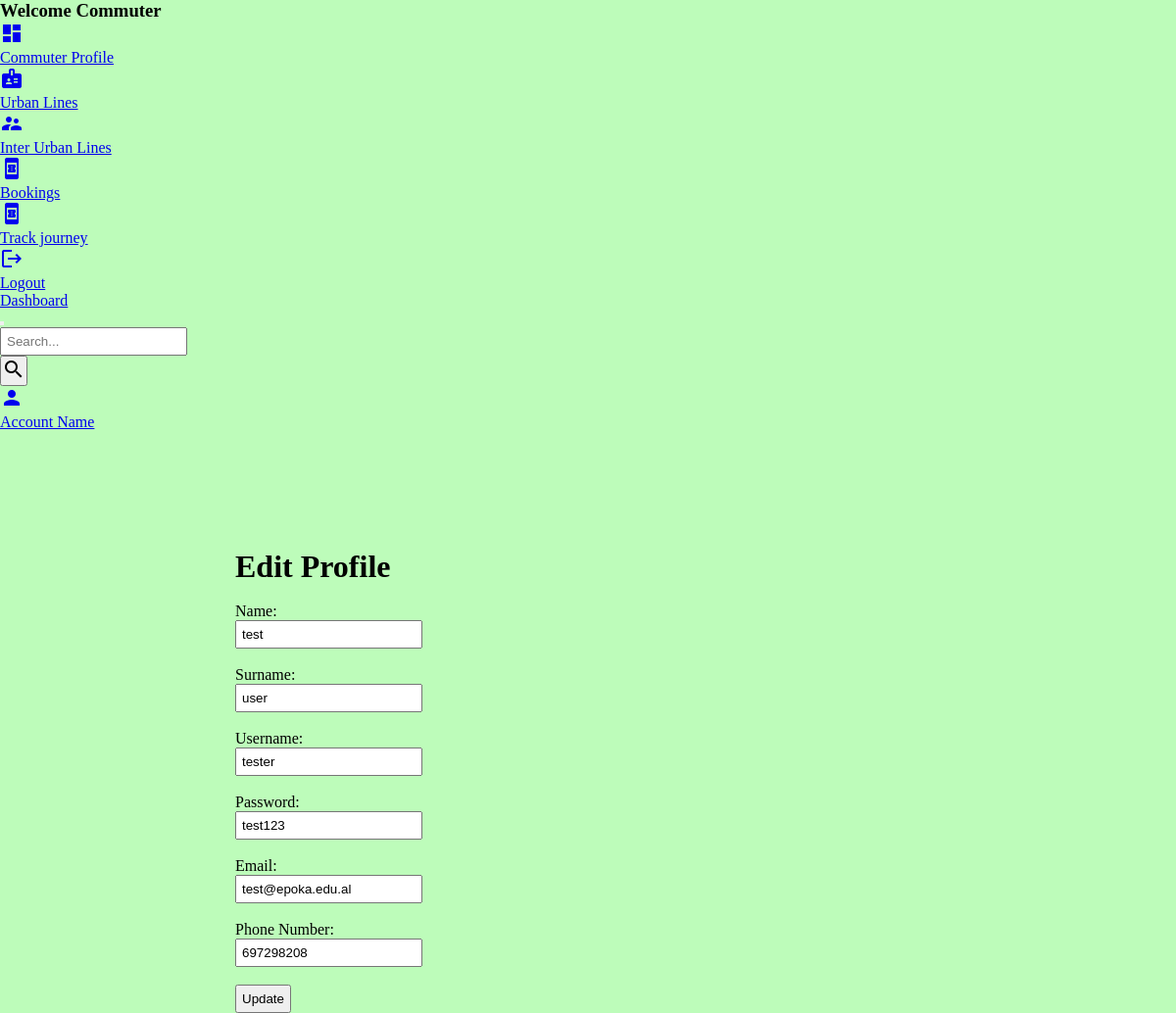
The page /edituser.php?id=2 (signed in) on the database its author committed.
### tables this page shows
CREATE TABLE `userinfo` (
  `id` int(10) NOT NULL,
  `level` varchar(35) NOT NULL,
  `name` varchar(35) NOT NULL,
  `surname` varchar(35) NOT NULL,
  `username` varchar(35) NOT NULL,
  `password` varchar(100) NOT NULL,
  `email` varchar(100) NOT NULL,
  `phonenumber` int(15) NOT NULL
);

### edituser.php (the view, shortened to what this page needs)
<?php
include_once 'check.php';
if(isset($elog)) {
	echo "Nothing";
} else {
	if(isset($_GET['id'])){
		if($_GET['id']==$_SESSION['id'] || $_SESSION['level']==0){
			$db=mysqli_connect(DB_HOST,DB_USER,DB_PASS,DB);
			if($db) {
				$sqlu="select * from userinfo where id='{$_GET['id']}'";
				$result=mysqli_query($db,$sqlu);
				if($row=mysqli_fetch_array($result)){
					$name=mysqli_real_escape_string($db,$row['name']);
					$surname=mysqli_real_escape_string($db,$row['surname']);
					$username=mysqli_real_escape_string($db,$row['username']);
					$password=mysqli_real_escape_string($db,$row['password']);
					$email=mysqli_real_escape_string($db,$row['email']);
					$phonenumber=mysqli_real_escape_string($db,$row['phonenumber']);
				} else {
					echo "The user with id: {$_GET['id']} does not exist...";
					header("refresh:2; url=index.php");
					die();
				}
			}
		} else {
			echo "You do not have authorization to this person id";
			header("refresh:2; url=index.php");
			die();
		}
	} else header("Location: edit.php?id={$_SESSION['id']}");
?>
<!DOCTYPE html>
<html>
<head><title>Edit User Page - <?=isset($name)?$name." ".$surname:""?></title>
<link rel="stylesheet" href="https://use.fontawesome.com/releases/v5.3.1/css/all.css">
			<link rel="stylesheet" type="text/css" href="css/adminstyle.css"/>
			<link rel='stylesheet' href='https://cdn.rawgit.com/creativetimofficial/material-dashboard/31144b3f/assets/css/material-dashboard.css'>
			<link rel='stylesheet' href='https://maxcdn.bootstrapcdn.com/font-awesome/latest/css/font-awesome.min.css'>
</head>
<body>
<div class="wrapper ">
    <div class="sidebar" data-color="azure" data-background-color="white">
      <div class="logo">
        <h3 class="simple-text logo-normal">
         <a > Welcome Commuter</a>
        </h3>
      </div>
      <div class="sidebar-wrapper">
        <ul class="nav">
          <li class="nav-item active">
            <a class="nav-link" href="profileuser.php">
              <i class="material-icons">dashboard</i>
              <p>Commuter Profile</p>
            </a>
            </li>
            <li class="nav-item">
            <a class="nav-link" href="staff.php">
            <i class="material-icons">badge</i>
              <p>Urban Lines</p>
            </a>
            </li>
            <li class="nav-item">
            <a class="nav-link" href="services.php">
            <i class="material-icons">supervisor_account</i>
              <p>Inter Urban Lines</p>
            </a>
            </li>
            <li class="nav-item">
            <a class="nav-link" href="showadminapp.php">
            <i class="material-icons">book_online</i>
              <p>Bookings</p>
            </a>
            </li>
            <li class="nav-item">
            <a class="nav-link" href="tracking.php">
            <i class="material-icons">book_online</i>
              <p>Track journey</p>
            </a>
            </li>
            <li class="nav-item">
            <a class="nav-link" href="logout.php">
            <i class="material-icons">logout</i>
              <p>Logout</p>
            </a>
            </li>
        </ul>
      </div>
    </div>
    <div class="main-panel">
      <nav class="navbar navbar-expand-lg navbar-transparent navbar-absolute fixed-top ">
        <div class="container-fluid">
          <div class="navbar-wrapper">
            <a class="navbar-brand" href="Commuter.php">Dashboard</a>
          </div>
          <button class="navbar-toggler" type="button" data-toggle="collapse" aria-controls="navigation-index" aria-expanded="false" aria-label="Toggle navigation">
          </button>
          <div class="collapse navbar-collapse justify-content-end">
            <form class="navbar-form">
              <div class="input-group no-border">
                <input type="text" value="" class="form-control" placeholder="Search...">
                <button type="submit" class="btn btn-white btn-round btn-just-icon">
                  <i class="material-icons">search</i>
                </button>
              </div>
            </form>
            <ul class="navbar-nav">
              <li class="nav-item">
                <a class="nav-link" href="Commuter.php">
                  <i class="material-icons">person</i>
                  <p class="d-lg-none d-md-block">
                    Account Name
                  </p>
                </a>
              </li>
            </ul>
          </div>
        </div>
      </nav>
      <div id="wrap">
	  <div id="new">
	  <h1>Edit Profile</h1> <br>
<form method="post" action="<?=$_SERVER['PHP_SELF']?>?id=<?=isset($_GET['id'])?$_GET['id']:$_SESSION['id']?>" enctype="multipart/form-data">
	Name: <input type="text "name="name"
		value="<?=isset($name)?$name:""?>"></br>
	Surname: <input type="text "name="surname" value="<?=isset($surname)?$surname:""?>"></br>
	Username: <input type="text " name="username" value="<?=isset($username)?$username:""?>"></br>
	Password: <input type="text "name="password" value="<?=isset($password)?$password:""?>"></br>
	Email: <input type="text "name="email" value="<?=isset($email)?$email:""?>"></br>
	Phone Number: <input type="text "name="phonenumber" value="<?=isset($phonenumber)?$phonenumber:""?>"></br>
	<input type="submit" name="submit" value="Update">
</form>
</div>
</div>
</body>
</html>
<?php } ?>

### css/adminstyle.css (style rules this page uses)
* { margin: 0px; padding: 0px; }
body { width: 100%; height: 100vh; background-color: #bdfcba; }
#wrap { margin-top: 10%; }

### edituser.php (style rules this page uses)
#new { margin-left: 20%; position: absolute; display: block; justify-content: left; align-items: left; }
input { display:block; padding:5px; }

### rows shown on the page
userinfo: name "test", surname "user", username "tester", password "test123", email "test@epoka.edu.al", phonenumber "697298208"
